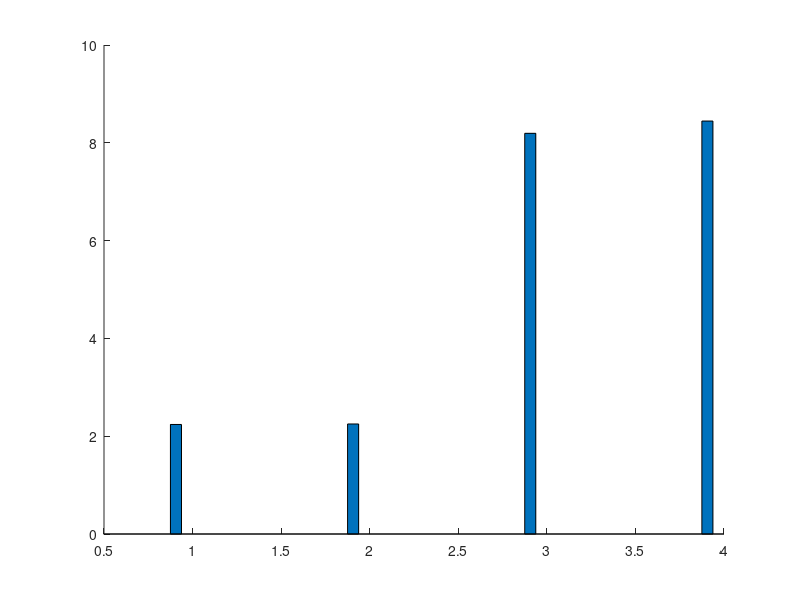

MATLAB code to generate this figure: (Note: this script raises an error after producing the figure.)
function buildTime()
t = 22;
cha = [2.24;2.25;8.194;8.445];
otf = [t;t;t;t] - cha;
mydata = [cha, otf];
bar_h=bar(mydata, 0.5,'stack');
mycolor=[1 0.6 1; 1 1 1; 1 1 1; 0.4 1 0.8];
colormap(mycolor);
bar_child=cell2mat(get(bar_h,'Children'));
for i=1:size(bar_child,1)    
    set(bar_child(i),'CData',mydata(:,i));
    set(bar_child(i),'CDataMapping','direct');
end
set(bar_child(1), 'CData',[0,0.2,0.3,0.4]);
set(bar_child(1), 'CData',[0,1,0,1]);

axis([0.5,4.5,0,t]);
% lable setting
xlabel('Benchmark','FontName','Times New Roman','FontSize',16);
ylabel('Run time (seconds)','FontName','Times New Roman','FontSize',16);
% legend setting
legend('CHA','On-the-fly', 'Location','West');
% axis setting
set(gca,'FontName','Times New Roman','FontSize',16);
% title setting
title('Time to build call graph (including library)','FontName','Times New Roman','FontSize',18);
% gtext('21976.49');
% gtext('209.46');
set(gca,'XTickLabel',{'soot-j','rhino','kawa-c','schroeder'});
grid on;

x = 0.96;
text(x,t,'x','FontSize',25);
text(1+x,t,'x','FontSize',25);
text(2+x,t,'x','FontSize',25);
text(3+x,t,'x','FontSize',25);
str = 'inf';
text(0.34,t,str,'FontName','Times New Roman','FontSize',16);
